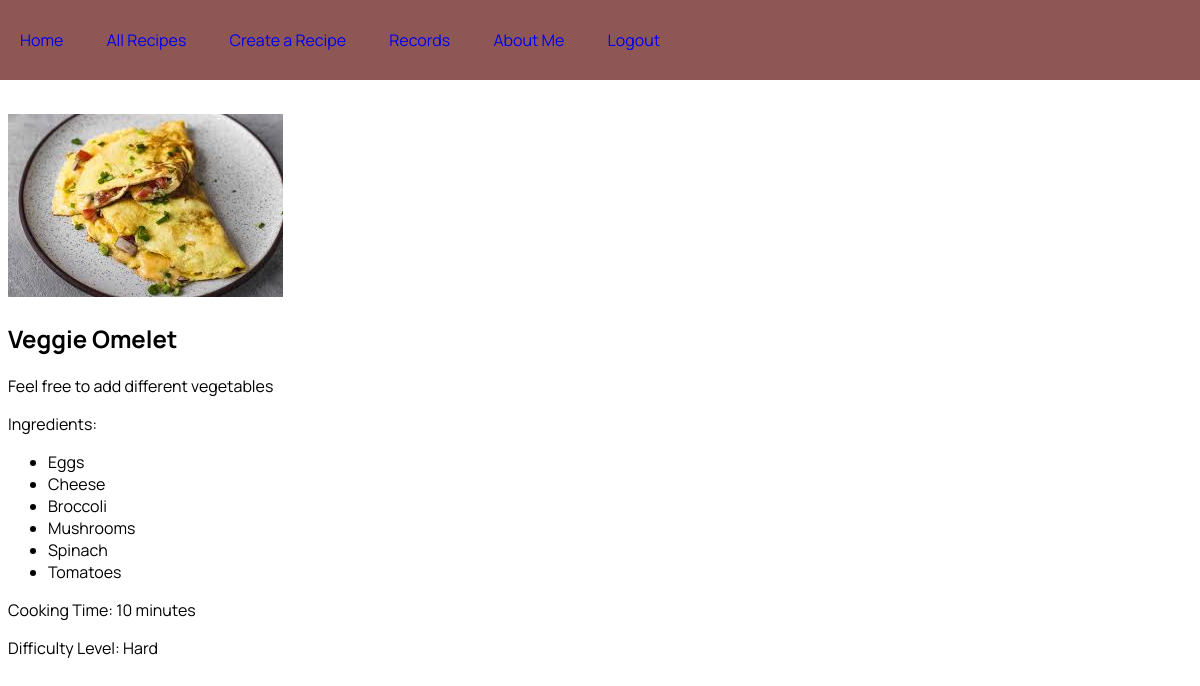
/list/3 (signed in), run on the app's committed database.
### recipes/models.py (models this page shows, shortened)
class Recipe(models.Model):
    name = models.CharField(max_length=50)
    cooking_time = models.PositiveIntegerField(help_text='In minutes')
    description = models.TextField(default='No description yet...')
    difficulty = models.CharField(max_length=27, default='Difficulty not yet rated...')
    ingredients = models.ManyToManyField(
        'ingredients.Ingredient', through='recipeingredients.RecipeIngredient'
    )
    pic = models.ImageField(upload_to='recipes', default='no_picture.jpg')
    category = models.CharField(max_length=15, choices=category_choices, default='Lunch/Dinner')

### ingredients/models.py (models this page shows)
class Ingredient(models.Model):
    name = models.CharField(max_length=255)
    pic = models.ImageField(upload_to='ingredients', default='no_picture.jpg')
    def __str__(self):
        return self.name

### recipes/views.py (the view)
# urls.py: path('list/<pk>', RecipeDetailView.as_view(), name='recipes_detail'),
class RecipeDetailView(LoginRequiredMixin, DetailView):
    model = Recipe
    template_name = 'recipes/recipes_detail.html'

### recipes/templates/recipes/recipes_detail.html (shortened to what this page needs)
{% load static %}
<!DOCTYPE html>
<html lang="eng">
    <head>
        <link rel="stylesheet" href="/static/style.css">
    </head>
    <body>
        <header>
            <div class="topnav">
                <a class="active" href="/">Home</a>
                <a href="/recipes">All Recipes</a>
                <a href="/create">Create a Recipe</a>
                <a href="/recipes/records">Records</a>
                <a href="/about">About Me</a>
                <a href="{% url 'logout' %}">Logout</a>
            </div>
        </header>
        <main>
            <div class="container">
                <br>
                <br>
                <img
                    src="{{object.pic.url}}"
                    alt="{{object.name}}"
                    class="recipe-image"
                />
                <h2>{{object.name}}</h2>
                <p>{{object.description}}</p>
                <p>Ingredients:</p>
                <ul>
                    {% for ingredient in object.ingredients.all %}
                    <li>{{ingredient}}</li>
                    {% endfor %}
                </ul>
                <p>Cooking Time: {{object.cooking_time}} minutes</p>
                <p>Difficulty Level: {{object.difficulty}}</p>
            </div>
        </main>
    </body>
</html>

### static/style.css (style rules this page uses)
header { background-color: rgba(88, 4, 4, 0.67); position: fixed; top: 0; left: 0; right: 0; height: 80px; display: flex; align-items: center; }
header a { margin: 20px; text-decoration: none; }

### recipes/templates/recipes/recipes_detail.html (style rules this page uses)
body { font-family: 'Manrope'; margin-top: 70px; }
header { background-color: rgba(88, 4, 4, 0.67); position: fixed; top: 0; left: 0; right: 0; height: 80px; display: flex; align-items: center; }
header a { margin: 20px; text-decoration: none; }

### data on the page
Recipe: pic (picture), name "Veggie Omelet", description "Feel free to add different vegetables", cooking_time "10", difficulty "Hard"
Ingredient: name "Eggs"
Ingredient: name "Cheese"
Ingredient: name "Broccoli"
Ingredient: name "Mushrooms"
Ingredient: name "Spinach"
Ingredient: name "Tomatoes"
